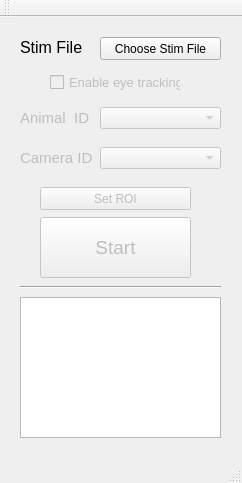
<?xml version="1.0" encoding="UTF-8"?>
<ui version="4.0">
 <class>FlyCapSet</class>
 <widget class="QMainWindow" name="FlyCapSet">
  <property name="geometry">
   <rect>
    <x>0</x>
    <y>0</y>
    <width>242</width>
    <height>483</height>
   </rect>
  </property>
  <property name="windowTitle">
   <string>FlyCapSet</string>
  </property>
  <widget class="QWidget" name="centralWidget">
   <widget class="QPushButton" name="btnStart">
    <property name="enabled">
     <bool>false</bool>
    </property>
    <property name="geometry">
     <rect>
      <x>40</x>
      <y>200</y>
      <width>151</width>
      <height>61</height>
     </rect>
    </property>
    <property name="font">
     <font>
      <pointsize>14</pointsize>
     </font>
    </property>
    <property name="text">
     <string>Start</string>
    </property>
   </widget>
   <widget class="QLabel" name="lbStimFile">
    <property name="enabled">
     <bool>true</bool>
    </property>
    <property name="geometry">
     <rect>
      <x>20</x>
      <y>20</y>
      <width>71</width>
      <height>21</height>
     </rect>
    </property>
    <property name="font">
     <font>
      <pointsize>12</pointsize>
     </font>
    </property>
    <property name="text">
     <string>Stim File</string>
    </property>
   </widget>
   <widget class="QTextEdit" name="txtUpdates">
    <property name="geometry">
     <rect>
      <x>20</x>
      <y>280</y>
      <width>201</width>
      <height>141</height>
     </rect>
    </property>
   </widget>
   <widget class="Line" name="line">
    <property name="geometry">
     <rect>
      <x>20</x>
      <y>260</y>
      <width>201</width>
      <height>20</height>
     </rect>
    </property>
    <property name="orientation">
     <enum>Qt::Horizontal</enum>
    </property>
   </widget>
   <widget class="QCheckBox" name="chkbxEyeTracking">
    <property name="enabled">
     <bool>false</bool>
    </property>
    <property name="geometry">
     <rect>
      <x>50</x>
      <y>50</y>
      <width>131</width>
      <height>31</height>
     </rect>
    </property>
    <property name="font">
     <font>
      <pointsize>10</pointsize>
     </font>
    </property>
    <property name="text">
     <string>Enable eye tracking</string>
    </property>
   </widget>
   <widget class="QComboBox" name="cbAnimalName">
    <property name="enabled">
     <bool>false</bool>
    </property>
    <property name="geometry">
     <rect>
      <x>100</x>
      <y>90</y>
      <width>121</width>
      <height>22</height>
     </rect>
    </property>
   </widget>
   <widget class="QLabel" name="lbAnimalID">
    <property name="enabled">
     <bool>false</bool>
    </property>
    <property name="geometry">
     <rect>
      <x>20</x>
      <y>90</y>
      <width>71</width>
      <height>21</height>
     </rect>
    </property>
    <property name="font">
     <font>
      <pointsize>11</pointsize>
     </font>
    </property>
    <property name="text">
     <string>Animal  ID</string>
    </property>
   </widget>
   <widget class="QComboBox" name="cbCameraID">
    <property name="enabled">
     <bool>false</bool>
    </property>
    <property name="geometry">
     <rect>
      <x>100</x>
      <y>130</y>
      <width>121</width>
      <height>22</height>
     </rect>
    </property>
   </widget>
   <widget class="QLabel" name="lbCameraID">
    <property name="enabled">
     <bool>false</bool>
    </property>
    <property name="geometry">
     <rect>
      <x>20</x>
      <y>130</y>
      <width>81</width>
      <height>21</height>
     </rect>
    </property>
    <property name="font">
     <font>
      <pointsize>11</pointsize>
     </font>
    </property>
    <property name="text">
     <string>Camera ID</string>
    </property>
   </widget>
   <widget class="QPushButton" name="btnChooseStim">
    <property name="enabled">
     <bool>true</bool>
    </property>
    <property name="geometry">
     <rect>
      <x>100</x>
      <y>20</y>
      <width>121</width>
      <height>23</height>
     </rect>
    </property>
    <property name="text">
     <string>Choose Stim File</string>
    </property>
   </widget>
   <widget class="QPushButton" name="btnSelectROI">
    <property name="enabled">
     <bool>false</bool>
    </property>
    <property name="geometry">
     <rect>
      <x>40</x>
      <y>170</y>
      <width>151</width>
      <height>23</height>
     </rect>
    </property>
    <property name="text">
     <string>Set ROI</string>
    </property>
   </widget>
  </widget>
  <widget class="QMenuBar" name="menuBar">
   <property name="enabled">
    <bool>true</bool>
   </property>
   <property name="geometry">
    <rect>
     <x>0</x>
     <y>0</y>
     <width>242</width>
     <height>21</height>
    </rect>
   </property>
  </widget>
  <widget class="QToolBar" name="mainToolBar">
   <property name="enabled">
    <bool>true</bool>
   </property>
   <attribute name="toolBarArea">
    <enum>TopToolBarArea</enum>
   </attribute>
   <attribute name="toolBarBreak">
    <bool>false</bool>
   </attribute>
  </widget>
  <widget class="QStatusBar" name="statusBar">
   <property name="enabled">
    <bool>true</bool>
   </property>
  </widget>
 </widget>
 <layoutdefault spacing="6" margin="11"/>
 <resources/>
 <connections/>
</ui>
